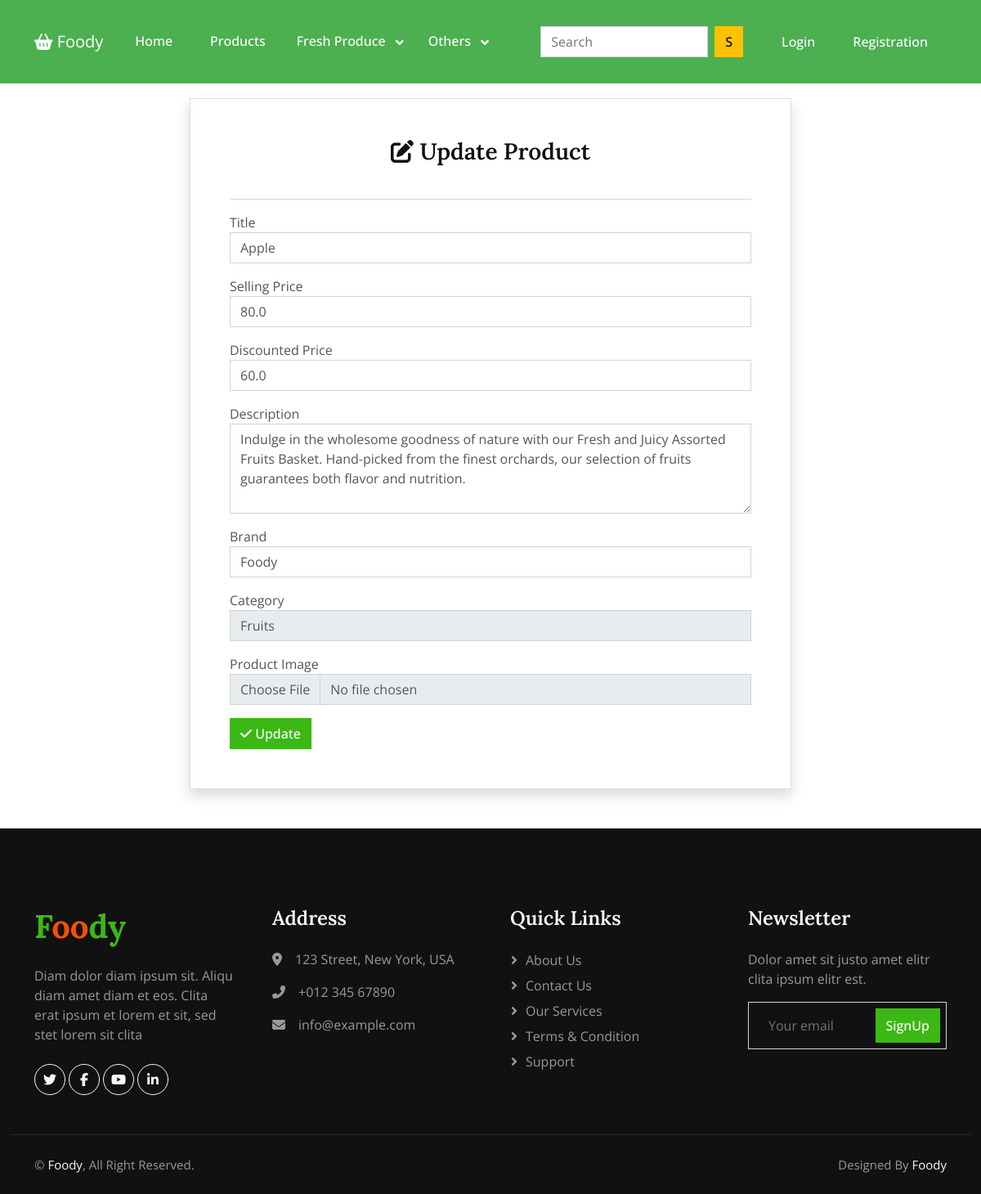
Screenshot of /adminapp/update-product/46/ with the database file from the repository.
### app/models.py (models this page shows, shortened)
class Product(models.Model):
 title = models.CharField(max_length=100)
 selling_price = models.FloatField()
 discounted_price = models.FloatField()
 description = models.TextField()
 brand = models.CharField(max_length=100)
 category = models.CharField( choices=CATEGORY_CHOICES, max_length=2)
 product_image = models.ImageField(upload_to='productimg')

### adminapp/views.py (the view)
# urls.py: path('update-product/<int:pk>/', views.update_product, name='update_product'),
def update_product(request, pk):
    product = get_object_or_404(Product, pk=pk)
    if request.method == 'POST':
        form = ProductForm(request.POST, request.FILES, instance=product)
        if form.is_valid():
            form.save()
            messages.success(request, 'Product updated successfully.')
            return redirect('product_list')
    else:
        form = ProductForm(instance=product)
    return render(request, 'adminapp/update_product.html', {'form': form, 'product': product})

### app/forms.py
class ProductForm(forms.ModelForm):
    class Meta:
        model = Product
        fields = '__all__'

### adminapp/templates/adminapp/update_product.html (shortened to what this page needs)
{% extends 'app/base.html' %}
{% block main-content %}
<div class="container my-5">
    <div class="row">
        <div class="col-sm-8 offset-sm-2">
            <div class="card shadow p-5">
                <h3 class="card-title text-center mb-4"><i class="fas fa-edit"></i> Update Product</h3>
                <hr>
                <form method="post" enctype="multipart/form-data">
                    <div class="form-group mb-3">
                        <label for="id_title">Title</label>
                        <input type="text" name="title" id="id_title" class="form-control" placeholder="Enter product title" value="{{ product.title }}">
                    </div>
                    <div class="form-group mb-3">
                        <label for="id_selling_price">Selling Price</label>
                        <input type="number" name="selling_price" id="id_selling_price" class="form-control" placeholder="Enter selling price" value="{{ product.selling_price }}">
                    </div>
                    <div class="form-group mb-3">
                        <label for="id_discounted_price">Discounted Price</label>
                        <input type="number" name="discounted_price" id="id_discounted_price" class="form-control" placeholder="Enter discounted price" value="{{ product.discounted_price }}">
                    </div>
                    <div class="form-group mb-3">
                        <label for="id_description">Description</label>
                        <textarea name="description" id="id_description" class="form-control" rows="4" placeholder="Enter product description">{{ product.description }}</textarea>
                    </div>
                    <div class="form-group mb-3">
                        <label for="id_brand">Brand</label>
                        <input type="text" name="brand" id="id_brand" class="form-control" placeholder="Enter product brand" value="{{ product.brand }}">
                    </div>
                    <div class="form-group mb-3">
                        <label for="id_category">Category</label>
                        <select name="category" id="id_category" class="form-control">
                            <option value="f" {% if product.category == 'f' %} selected {% endif %}>Fruits</option>
                        </select>
                    </div>
                    <div class="form-group mb-3">
                        <label for="id_product_image">Product Image</label>
                        <input type="file" name="product_image" id="id_product_image" class="form-control">
                    </div>
                    <button type="submit" class="btn btn-primary"><i class="fas fa-check"></i> Update</button>
                </form>
            </div>
        </div>
    </div>
</div>
{% endblock main-content %}

### homepage/static/homepage/css/style.css (style rules this page uses)
:root { --primary: #3CB815; --secondary: #F65005; --light: #F7F8FC; --dark: #111111; }
.btn { font-weight: 500; transition: .5s; }
.btn.btn-primary, .btn.btn-secondary, .btn.btn-outline-primary:hover, .btn.btn-outline-secondary:hover { color: #FFFFFF; }

### rows the page displays
Product: title "Apple", selling_price "80.0", discounted_price "60.0", description "Indulge in the wholesome goodness of nature with our Fresh and Juicy Assorted Fruits Basket. Hand-picked from the finest orchards, our selection of fruits guarantees both flavor and nutrition.", brand "Foody", category "Fruits"
